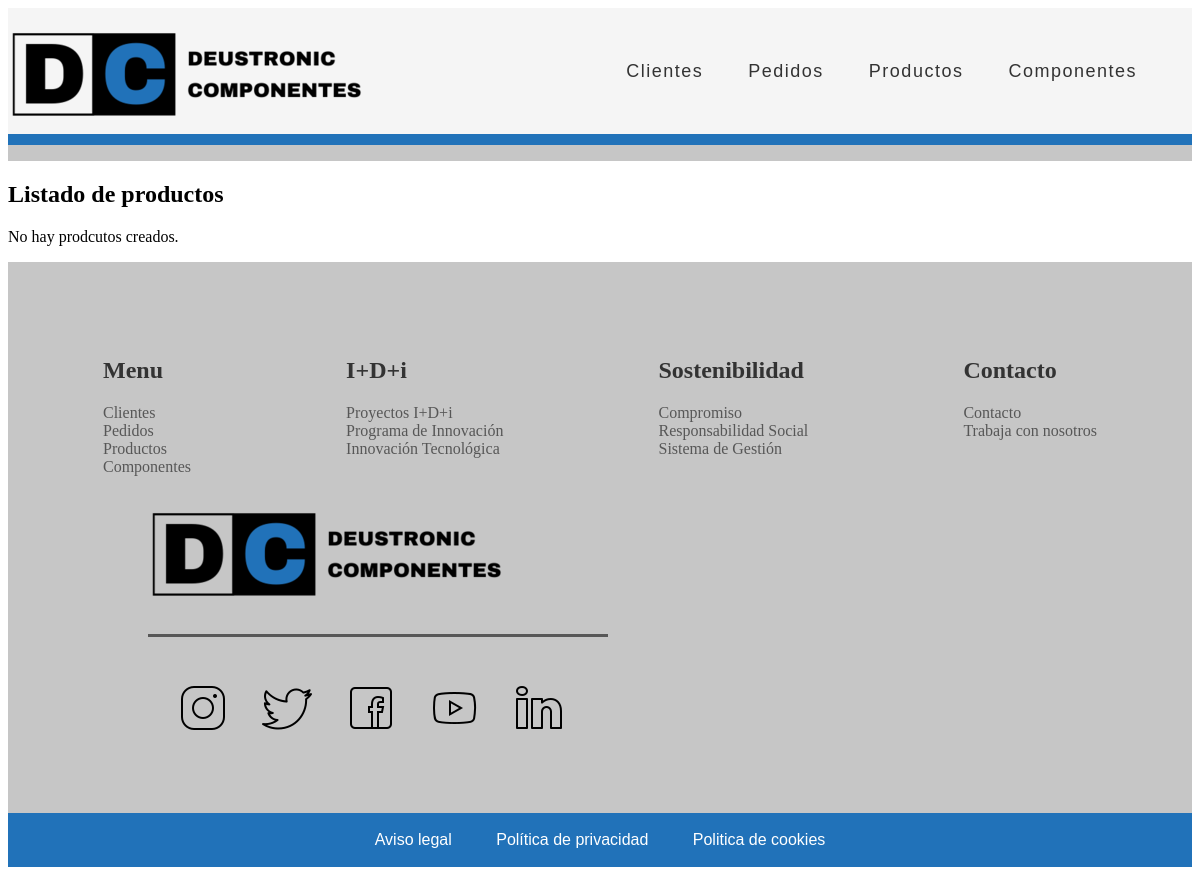
The page /appGestionPedidos/producto/list on the database as committed earlier.
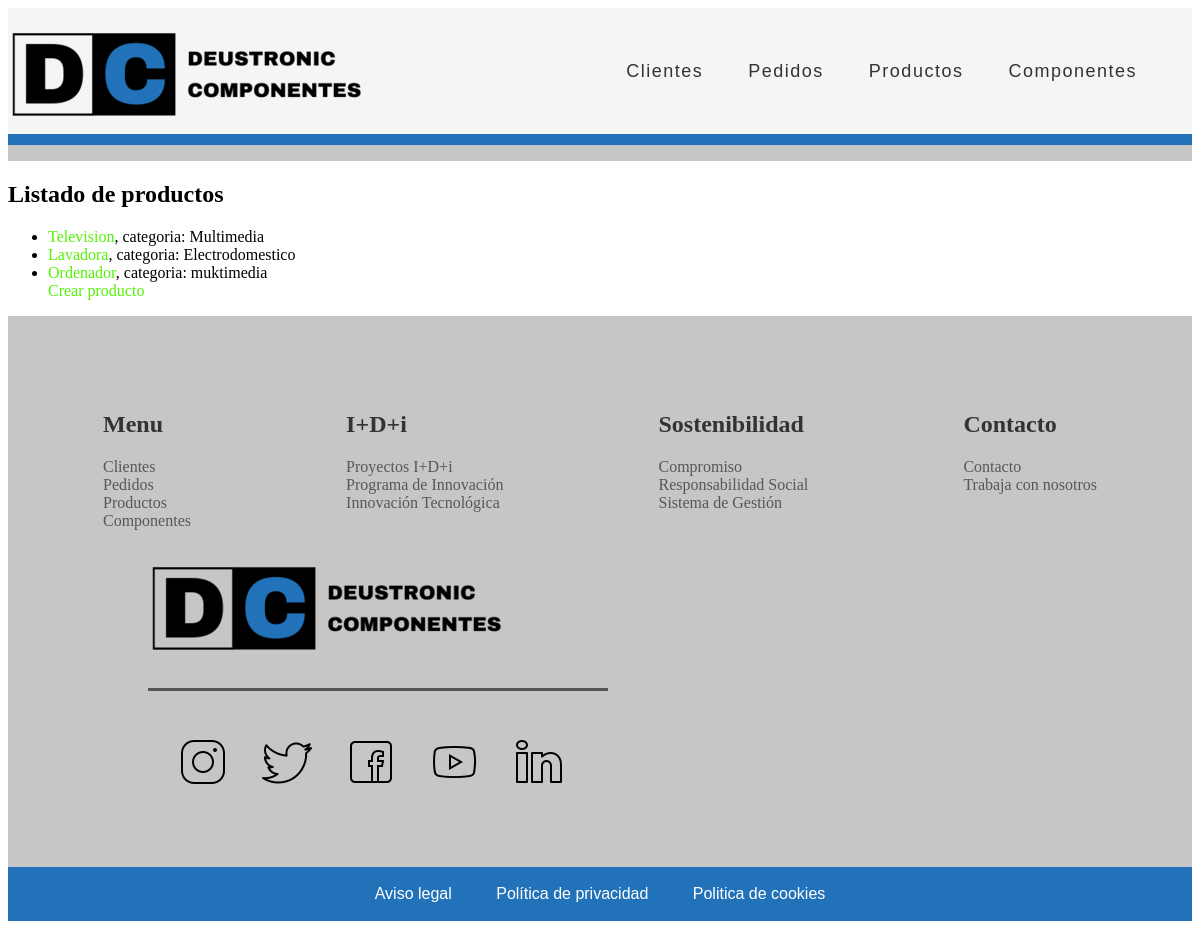
The same page on the database as committed later.
### appGestionPedidos/models.py (models this page shows, shortened)
class Producto(models.Model):
    referencia = models.IntegerField(unique=True)
    precio = models.FloatField()
    nombre = models.CharField(max_length=16)
    descripcion = models.CharField(max_length=60)
    categoria = models.CharField(max_length=16)
    componente = models.ManyToManyField(Componente)

### appGestionPedidos/views.py (the view)
# urls.py: path('producto/list', views.ProductoListView.as_view(), name='producto'),
class ProductoListView(ListView):
    model = Producto

### appGestionPedidos/templates/appGestionPedidos/producto_list.html (shortened to what this page needs)
{% extends "base.html" %}
{% block contenido %}
    <h2>Listado de productos</h2>
    {% if producto_list %}
        <ul>
        {% for producto in producto_list %}
            <li>
                <a href="/appGestionPedidos/producto_list/{{ producto.id }}">{{ producto.nombre }}</a>, categoria: {{ producto.categoria }}
            </li>
        {% endfor %}
        <a href="/appGestionPedidos/producto/create">Crear producto</a>
        </ul>
    {% else %}
    <p>No hay prodcutos creados.</p>
    {% endif %}
{% endblock %}

### appGestionPedidos/templates/base.html (shortened to what this page needs)
{% load static %}
<!DOCTYPE html>
<html lang="en">
    <head>
        <link rel="stylesheet" href="{% static 'CSS/estilos.css' %}">
    </head>
    <body>
        <header class="header">
            <div class="header_container">
                <div class="header_logo">
                    <a href="Proyecto_IW\appGestionPedidos\templates\appGestionPedidos\cliente_list.html"><img src="{% static 'imagenes\Logotipo.png' %}" alt="logo de la compañia"></a>
                </div>
                <nav class="header_navigation">
                    <ul>
                        <li><a href="/appGestionPedidos">Clientes</a></li>
                        <li><a href="/appGestionPedidos/pedido/list">Pedidos</a></li>
                        <li><a href="/appGestionPedidos/producto/list">Productos</a></li>
                        <li><a href="/appGestionPedidos/componente/list">Componentes</a></li>
                    </ul>
                </nav>
            </div>
            <div class="header_line">
                <div class="header_line_blue"></div>
                <div class="header_line_grey"></div>
            </div>
        </header>
        <main>
            {% block contenido %}{% endblock %}
        </main>
        <footer class="footer">
            <div class="footer_container">
                <div class="footer_top">
                    <div class="footer_top_container">
                        <div class="footer_top_cc">
                            <div class="footer_top_c">
                                <h2>Menu</h2>
                                <li><a href="/appGestionPedidos">Clientes</a></li>
                                <li><a href="/appGestionPedidos/pedido/list">Pedidos</a></li>
                                <li><a href="/appGestionPedidos/producto/list">Productos</a></li>
                                <li><a href="/appGestionPedidos/componente/list">Componentes</a></li>
                            </div>
                            <div class="footer_top_c">
                                <h2>I+D+i</h2>
                                <li><a href="https://www.google.es/" target="_blank">Proyectos I+D+i</a></li>
                                <li><a href="https://www.google.es/" target="_blank">Programa de Innovación</a></li>
                                <li><a href="https://www.google.es/" target="_blank">Innovación Tecnológica</a></li>
                            </div>
                            <div class="footer_top_c">
                                <h2>Sostenibilidad</h2>
                                <li><a href="https://www.google.es/" target="_blank">Compromiso</a></li>
                                <li><a href="https://www.google.es/" target="_blank">Responsabilidad Social</a></li>
                                <li><a href="https://www.google.es/" target="_blank">Sistema de Gestión</a></li>
                            </div>
                            <div class="footer_top_c">
                                <h2>Contacto</h2>
                                <li><a href="https://www.google.es/" target="_blank">Contacto</a></li>
                                <li><a href="https://www.google.es/">Trabaja con nosotros</a></li>
                            </div>
                            <div class="footer_top_c_right">
                                <div class="footer_logo">
                                    <a href="Proyecto_IW\appGestionPedidos\templates\appGestionPedidos\cliente_list.html"><img src="{% static 'imagenes\Logotipo.png' %}" alt="logo de la compañia en blanco y negro"></a>
                                </div>
                                <div class="footer_top_line"></div>
                                <div class="footer_top_SM">
                                    <ul>
                                        <li><a href="https://www.instagram.com/"><img src="{% static 'imagenes\icons8-instagram-50.png' %}" alt="Instagram icon"></a></li>
                                        <li><a href="https://twitter.com/"><img src="{% static 'imagenes\icons8-twitter-50.png' %}" alt="Twitter icon"></a></li>
                                        <li><a href="https://www.facebook.com/"><img src="{% static 'imagenes\icons8-facebook-50.png' %}" alt="Facebook icon"></a></li>
                                        <li><a href="https://www.youtube.com/"><img src="{% static 'imagenes\icons8-youtube-play-50.png' %}" alt="YouTube icon"></a></li>
                                        <li><a href="https://www.linkedin.com/"><img src="{% static 'imagenes\icons8-linkedin-50.png' %}" alt="LinkedIn icon"></a></li>
                                    </ul>
                                </div>
                            </div>
                        </div>
                    </div>
                </div>
                <div class="footer_bottom">
                    <ul>
                        <li><a href="https://www.google.es/" target="_blank">Aviso legal</a></li>
                        <li><a href="https://www.google.es/" target="_blank">Política de privacidad</a></li>
                        <li><a href="https://www.google.es/" target="_blank">Politica de cookies</a></li>
                    </ul>
                </div>
            </div>
        </footer>
    </body>
</html>

### appGestionPedidos/static/CSS/estilos.css (style rules this page uses)
a:link, a:visited { color: rgb(83, 243, 3); text-decoration: none; }
header { background-color: whitesmoke; color: #333; }
.header_container { display: flex; justify-content: space-between; align-items: center; }
.header_logo { margin-top: 8px; }
.header_line_blue { background-color: #2172b9; height: 11px; }
.header_line_grey { background-color: #c6c6c6; height: 16px; }
.header_navigation ul { margin-right: 35px; padding: 0; list-style: none; font-family: Impact, Haettenschweiler, 'Arial Narrow Bold', sans-serif; font-size: large; justify-content: space-between; }
.header_navigation ul li { display: inline-block; }
.header_navigation ul li a { display: block; padding: 10px 20px; transition: all 0.4s linear; border-radius: 5px; cursor: pointer; color: #333; letter-spacing: 1.5px; }
.header a { text-decoration: none; }
.footer a { color: #575757 }
.footer_top { padding: 30px 0; background-color: #c6c6c6; color: #333; }
.footer_top_container { padding: 0px 65px; max-width: 1600px; margin: auto; }
.footer_top_cc { display: flex; flex-wrap: wrap; justify-content: space-between; }
.footer_top_c { width: auto; padding: 0 30px; padding-top: 45px; align-items: center; list-style: none; }
.footer_top_c_right { padding-left: 75px; padding-right: 15px; width: 460px; align-items: center; }
.footer_logo { padding: 20px 0; }
.footer_top_line { background-color: #575757; height: 3px; }
.footer_top_SM ul { list-style: none; justify-content: space-between; align-items: center; padding: 15px; }
.footer_top_SM ul li { display: inline-block; padding: 15px; }
.footer_bottom { background-color: #2172b9; display: flex; justify-content: center; }
.footer_bottom ul { padding: 0; list-style: none; font-family: Arial, Helvetica, sans-serif; font-size: medium; justify-content: space-between; }
.footer_bottom ul li { display: inline-block; }
.footer_bottom ul li a { display: block; padding: 2px 20px; cursor: pointer; color: white; }

Rows that differ between the two databases and show on the page:
added Producto: nombre "Television", categoria "Multimedia"
added Producto: nombre "Lavadora", categoria "Electrodomestico"
added Producto: nombre "Ordenador", categoria "muktimedia"
Other text that changed with them:
text no longer shown: "No hay prodcutos creados."
text now shown: "Crear producto"
